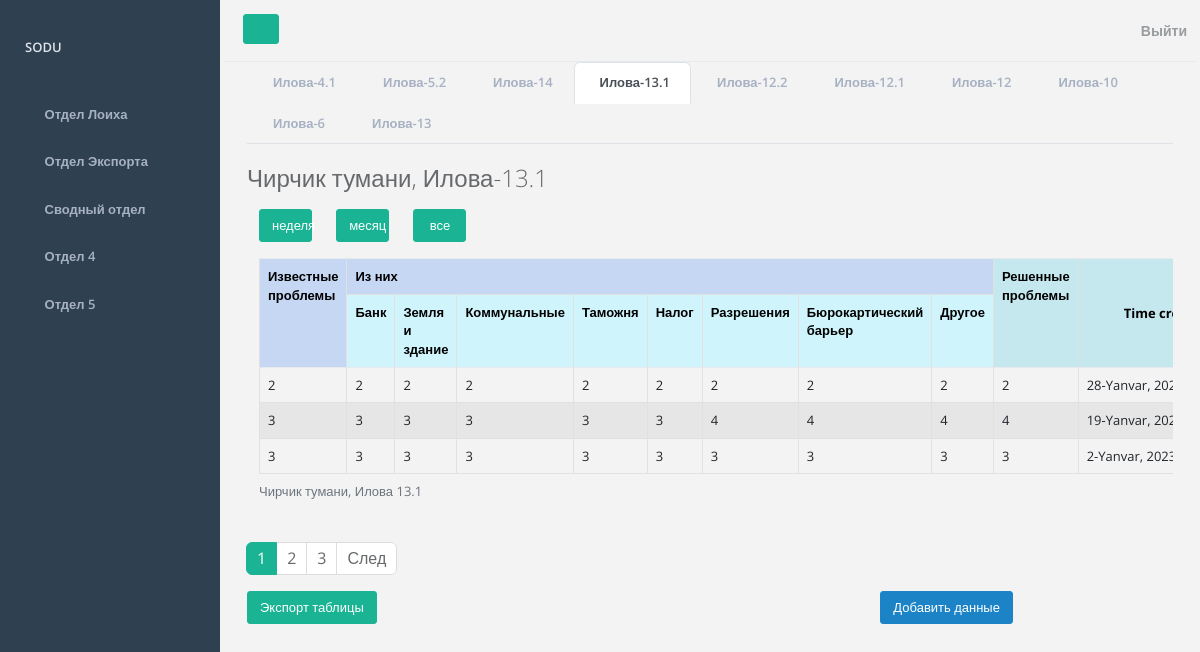
Before: /projects-department/table/ilova-13.1 (signed in) with the older database file.
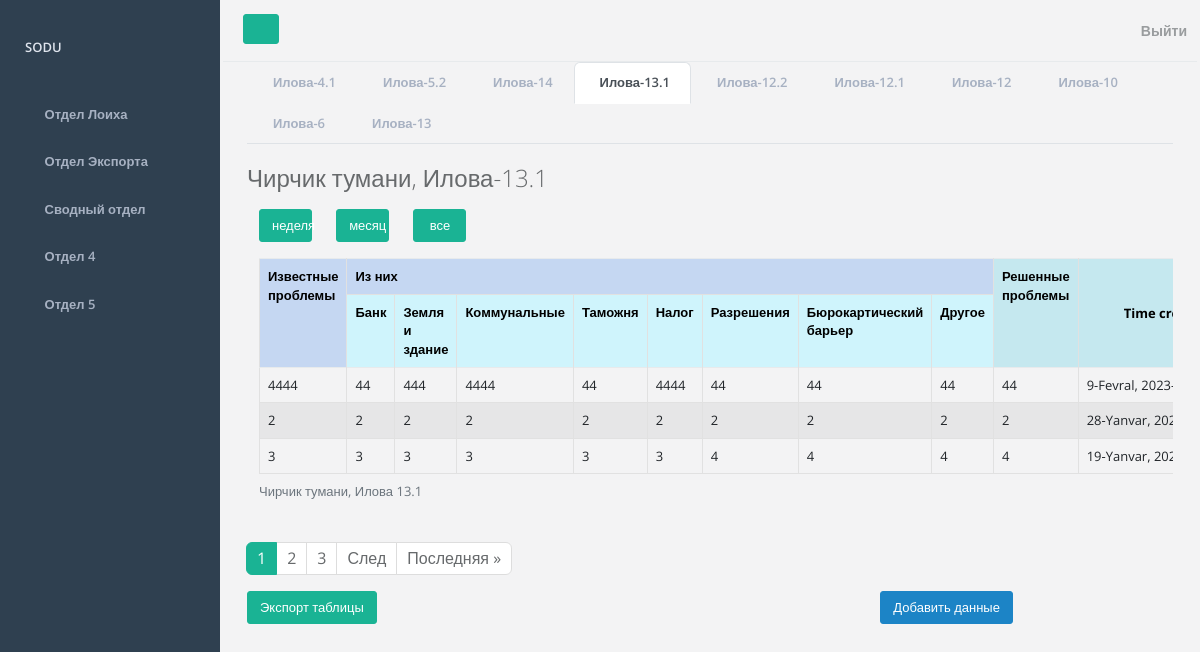
After: the same page with the newer database file.
### mainapp/models.py (models this page shows, shortened)
class Loiha131(models.Model):
    district = models.ForeignKey(District, on_delete=models.PROTECT, verbose_name="Район")
    identified_problems = models.CharField(max_length=255, verbose_name="Известные проблемы")
    bank_identified_problems = models.CharField(max_length=255, verbose_name="Банк")
    land_and_building_identified_problems = models.CharField(max_length=255, verbose_name="Земля и здание")
    public_services_identified_problems = models.CharField(max_length=255, verbose_name="Коммунальные")
    customs_identified_problems = models.CharField(max_length=255, verbose_name="Таможня")
    tax_identified_problems = models.CharField(max_length=255, verbose_name="Налог")
    permission_identified_problems = models.CharField(max_length=255, verbose_name="Разрешения")
    bureaucratic_obstacles_identified_problems = models.CharField(max_length=255, verbose_name="Бюрокартический барьер")
    other_identified_problems = models.CharField(max_length=255, verbose_name="Другое")
    resolved_problems_identified_problems = models.CharField(max_length=255, verbose_name="Решенные проблемы")
    time_create = models.DateTimeField(auto_now_add=True, verbose_name="Дата создания записи")
    time_update = models.DateTimeField(auto_now=True, verbose_name="Дата обновления записи")
    is_published = models.BooleanField(default=True, verbose_name="Опубликовано")
    class Meta:
        verbose_name = 'Таблица 13.1'
        verbose_name_plural = 'Таблицы 13.1'
        ordering = ['-time_create']

### mainapp/views.py (the view)
# urls.py: path('projects-department/table/ilova-13.1', views.get_data_table_Loiha131, name='table_loiha13.1'),
def get_data_table_Loiha131(request):
    if get_group_loiha_id(request):
        table_data = show_data_table_to_departament(Loiha131)
    else:
        table_data = show_data_table(request, Loiha131)
    page_obj = paginate_page(request, table_data)
    context = get_context_data(page_obj, 'Илова-13.1', projects_department, table_data)
    return render(request, src['loiha131'], context)

### mainapp/models.py (called while the page is built)
    def __str__(self):
        return self.district

### mainapp/utils.py (called while the page is built)
def show_data_table(request, model):
    model = model.objects.filter(district=request.user.district)
    return model

def get_context_data(page_obj, title, menu, table_data):
    context = {
        'page_obj': page_obj,
        'title': title,
        'projects_department': menu,
        'table_data': table_data
    }
    return context

def get_group_loiha_id(request):
    return request.user.groups.filter(id=3).exists() and request.user.groups.filter(id=1)

def paginate_page(request, table_data):
    paginator = Paginator(table_data, 3)
    page_number = request.GET.get('page')
    page_obj = paginator.get_page(page_number)
    return page_obj

### mainapp/templates/mainapp/data_table/table_loiha131.html (shortened to what this page needs)
{% extends 'mainapp/departments/projects_department.html' %}
{% block table %}
<h2 class="mb-3">
    {% if request.user.district != None %}
        {{ request.user.district }},
    {% endif %}
    {{ title }}
</h2>
{% block filter %}
<div class="container mb-3">
    <div class="row">
        <div class="col-1"><a class="btn btn btn-primary w-100" href="{% url 'table_filter_loiha131' filter_slug='week' %}">неделя</a></div>
        <div class="col-1"><a class="btn btn btn-primary w-100" href="{% url 'table_filter_loiha131' filter_slug='month' %}">месяц</a></div>
        <div class="col-1"><a class="btn btn btn-primary w-100" href="{% url 'table_loiha13.1' %}">все</a></div>
    </div>
</div>
{% endblock %}
<div class="container overflow-auto">
        <table class="table table-bordered table-striped">
        <caption>
            {% if request.user.district != None %}
                {{ request.user.district }},
            {% endif %}
            Илова 13.1
        </caption>
        <tr>
            <th class="table-primary" rowspan="2">Известные проблемы</th>
            <th class="table-primary" colspan="8">Из них</th>
            <th class="table-info" rowspan="2">Решенные проблемы</th>
            <th class="table-info table-info-time" rowspan="2">Time create</th>
        </tr>
        <tr>
            <th class="table-info" >Банк</th>
            <th class="table-info" >Земля и здание</th>
            <th class="table-info" >Коммунальные</th>
            <th class="table-info" >Таможня</th>
            <th class="table-info" >Налог</th>
            <th class="table-info" >Разрешения</th>
            <th class="table-info" >Бюрокартический барьер</th>
            <th class="table-info" >Другое</th>
        </tr>
            {% for data in page_obj %}
        <tr>
            <td>{{ data.identified_problems }}</td>
            <td>{{ data.bank_identified_problems }}</td>
            <td>{{ data.land_and_building_identified_problems }}</td>
            <td>{{ data.public_services_identified_problems }}</td>
            <td>{{ data.customs_identified_problems }}</td>
            <td>{{ data.tax_identified_problems }}</td>
            <td>{{ data.permission_identified_problems }}</td>
            <td>{{ data.bureaucratic_obstacles_identified_problems }}</td>
            <td>{{ data.other_identified_problems }}</td>
            <td>{{ data.resolved_problems_identified_problems }}</td>
            <td class="table-time">{{ data.time_create }}</td>
        </tr>
            {%endfor%}
    </table>
</div>
{% include 'mainapp/pagination.html' %}
{% endblock %}
{% block export_table %}
<a class="btn btn-primary mb-5" href="#">Экспорт таблицы</a>
{% endblock %}
{% block add_data %}
    {% if not request.user.groups.all and not request.user.is_superuser %}
<a class="btn btn-success mb-5" href="{% url 'form_loiha13.1' %}">Добавить данные</a>
    {% endif %}
{% endblock %}

Changed rows visible on the page:
no longer on this page (row unchanged): Loiha131: identified_problems "3", bank_identified_problems "3", land_and_building_identified_problems "3", public_services_identified_problems "3", customs_identified_problems "3", tax_identified_problems "3", permission_identified_problems "3", bureaucratic_obstacles_identified_problems "3", other_identified_problems "3", resolved_problems_identified_problems "3", time_create "2-Yanvar,…"
added Loiha131: identified_problems "4444", bank_identified_problems "44", land_and_building_identified_problems "444", public_services_identified_problems "4444", customs_identified_problems "44", tax_identified_problems "4444", permission_identified_problems "44", bureaucratic_obstacles_identified_problems "44", other_identified_problems "44", resolved_problems_identified_problems "44", time_create "9-Fevral,…"
Other visible differences:
text now shown: "Последняя »"
